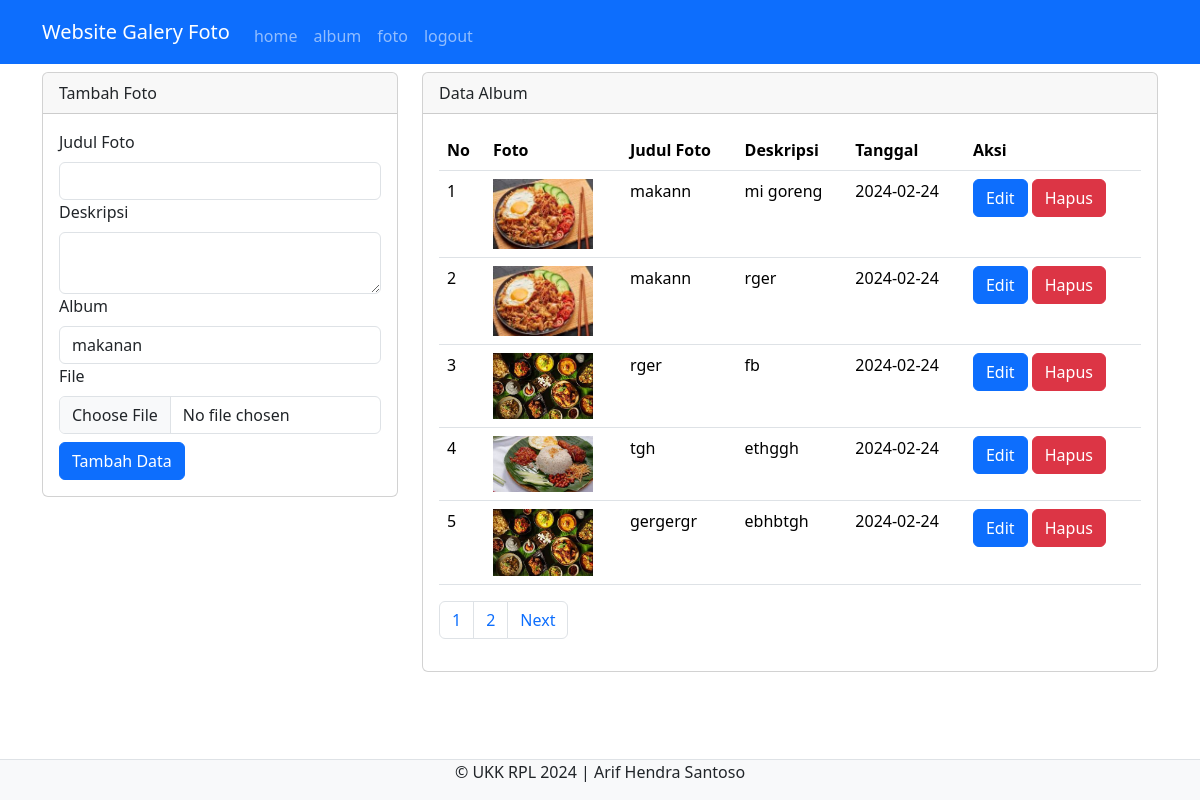
Page /admin/foto.php (signed in) on the committed database.
### tables this page shows
CREATE TABLE `foto` (
  `fotoid` int(11) NOT NULL,
  `judulfoto` varchar(255) NOT NULL,
  `deskripsifoto` text NOT NULL,
  `tanggalunggah` date NOT NULL,
  `lokasifile` varchar(255) NOT NULL,
  `albumid` int(11) NOT NULL,
  `userid` int(11) NOT NULL
);

### admin/foto.php (the view, shortened to what this page needs)
<?php
    include '../config/koneksi.php';
?>
<!DOCTYPE html>
<html lang="en">
<head>
    <link rel="stylesheet" href="../assets/css/bootstrap.min.css">
</head>
<body>
    <nav class="navbar navbar-expand-lg navbar-dark bg-primary">
        <div class="container">
            <a class="navbar-brand" href="index.php">Website Galery Foto</a>
            <div class="collapse navbar-collapse mt-2" id="navbarNavAltMarkup">
            <div class="navbar-nav">
                <a class="nav-link" href="home.php">home</a>
                <a class="nav-link" href="album.php">album</a>
                <a class="nav-link" href="foto.php">foto</a>
                <a class="nav-link" href="../config/aksi_logout.php">logout</a>
            </div>
            </div>
        </div>
    </nav>
    <div class="container">
        <div class="row">
            <div class="col-md-4">
                <div class="card mt-2">
                    <div class="card-header">Tambah Foto</div>
                    <div class="card-body">
                        <form action="../config/aksi_foto.php" method="POST" enctype="multipart/form-data" >
                            <label for="" class="form-label">Judul Foto</label>
                            <input type="text" name="judulfoto" class="form-control" required>
                            <label for="" class="form-label">Deskripsi</label>
                            <textarea name="deskripsifoto" class="form-control" required></textarea>
                            <label for="" class="form-label">Album</label>
                            <select name="albumid" class="form-control">
                                <?php
                                    $userid = $_SESSION['userid'];
                                    $sql_album = mysqli_query($koneksi, "SELECT * FROM album WHERE userid='$userid'");
                                    while($data_album = mysqli_fetch_array($sql_album)){ ?>
                                        <option value="<?php echo $data_album['albumid'] ?>"><?php echo $data_album['namaalbum'] ?></option>
                                    <?php }
                                ?>
                            </select>
                            <label for="" class="form-label">File</label>
                            <input type="file" name="lokasifile" class="form-control" required>
                            <button class="btn btn-primary mt-2" name="tambah" type="submit" >Tambah Data</button>
                        </form>
                    </div>
                </div>
            </div>
            <div class="col-md-8">
                <div class="card mt-2">
                    <div class="card-header">Data Album</div>
                    <div class="card-body">
                        <table class="table">
                            <thead>
                                <tr>
                                    <th>No</th>
                                    <th>Foto</th>
                                    <th>Judul Foto</th>
                                    <th>Deskripsi</th>
                                    <th>Tanggal</th>
                                    <th>Aksi</th>
                                </tr>
                            </thead>
                            <tbody>
                                <?php
                                $batas = 5;
                                $halaman = isset($_GET['halaman'])?(int)$_GET['halaman'] : 1;
                                $halaman_awal = ($halaman>1) ? ($halaman * $batas) - $batas : 0;
                                $next = $halaman + 1;
                                $data = mysqli_query($koneksi,"select * from foto");
                                $jumlah_data = mysqli_num_rows($data);
                                $total_halaman = ceil($jumlah_data / $batas);
                                    $no = $halaman_awal+1;
                                    $userid = $_SESSION['userid'];
                                    $sql = mysqli_query($koneksi, "SELECT * FROM foto WHERE userid='$userid' limit $halaman_awal, $batas");
                                    while ($data = mysqli_fetch_array($sql)) {
                                ?>
                                <tr>
                                    <td><?php echo $no++ ?></td>
                                    <td><img src="../assets/img/<?php echo $data['lokasifile'] ?>" width="100" ></td>
                                    <td><?php echo $data['judulfoto'] ?></td>
                                    <td><?php echo $data['deskripsifoto'] ?></td>
                                    <td><?php echo $data['tanggalunggah'] ?></td>
                                    <td>
                                        <button type="button" class="btn btn-primary" data-bs-toggle="modal" data-bs-target="#edit<?php echo $data['fotoid'] ?>">
                                        Edit
                                        </button>
                                        <button type="button" class="btn btn-danger" data-bs-toggle="modal" data-bs-target="#hapus<?php echo $data['fotoid'] ?>">
                                        Hapus
                                        </button>
                                    </td>
                                </tr>
                                <?php } ?>
                            </tbody>
                        </table>
                        <nav>
                            <ul class="pagination ">
                                <?php
                                    for($x=1;$x<=$total_halaman;$x++){
                                ?>
                                    <li class="page-item"><a class="page-link" href="?halaman=<?php echo $x ?>"><?php echo $x; ?></a></li>
                                <?php
                                    }
                                ?>
                                    <li class="page-item">
                                    <a  class="page-link" <?php if($halaman < $total_halaman) { echo "href='?halaman=$next'"; } ?>>Next</a>
                            </li>
                            </ul>
                        </nav>
                    </div>
                </div>
            </div>
        </div>
    </div>
    <footer class="d-flex justify-content-center border-top mt-3 bg-light fixed-bottom">
        <p>&copy; UKK RPL 2024 | Arif Hendra Santoso</p>
    </footer>
</body>
</html>

### rows in the picture
foto: lokasifile (picture), judulfoto "makann", deskripsifoto "mi goreng", tanggalunggah "2024-02-24"
foto: lokasifile (picture), judulfoto "makann", deskripsifoto "rger", tanggalunggah "2024-02-24"
foto: lokasifile (picture), judulfoto "rger", deskripsifoto "fb", tanggalunggah "2024-02-24"
foto: lokasifile (picture), judulfoto "tgh", deskripsifoto "ethggh", tanggalunggah "2024-02-24"
foto: lokasifile (picture), judulfoto "gergergr", deskripsifoto "ebhbtgh", tanggalunggah "2024-02-24"

### other values in the picture
form field albumid "makanan"
